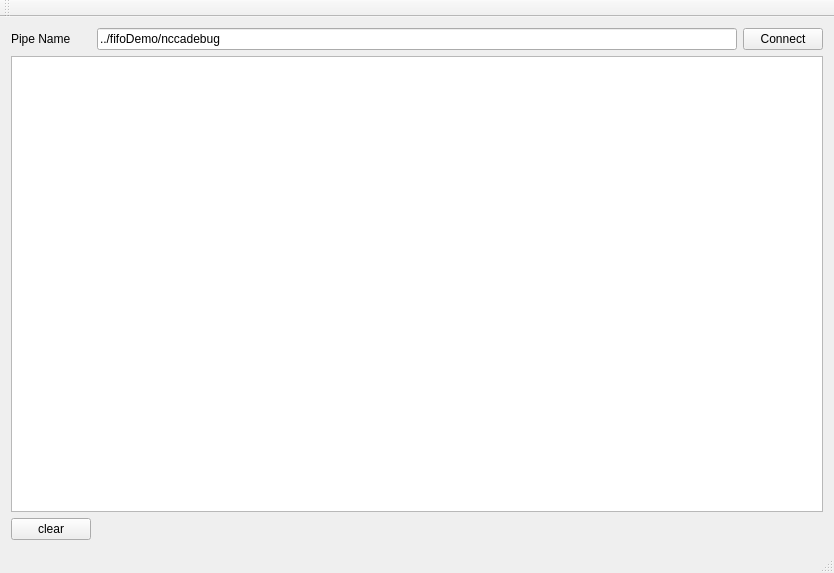
<?xml version="1.0" encoding="UTF-8"?>
<ui version="4.0">
 <class>MainWindow</class>
 <widget class="QMainWindow" name="MainWindow">
  <property name="geometry">
   <rect>
    <x>0</x>
    <y>0</y>
    <width>834</width>
    <height>573</height>
   </rect>
  </property>
  <property name="windowTitle">
   <string>MainWindow</string>
  </property>
  <widget class="QWidget" name="centralWidget">
   <layout class="QGridLayout" name="gridLayout">
    <item row="1" column="0" colspan="3">
     <widget class="QTextEdit" name="m_textEdit">
      <property name="readOnly">
       <bool>true</bool>
      </property>
     </widget>
    </item>
    <item row="0" column="1">
     <widget class="QLineEdit" name="m_pipeName">
      <property name="text">
       <string>../fifoDemo/nccadebug</string>
      </property>
      <property name="readOnly">
       <bool>false</bool>
      </property>
     </widget>
    </item>
    <item row="0" column="2">
     <widget class="QPushButton" name="m_connect">
      <property name="text">
       <string>Connect</string>
      </property>
     </widget>
    </item>
    <item row="0" column="0">
     <widget class="QLabel" name="label">
      <property name="text">
       <string>Pipe Name </string>
      </property>
     </widget>
    </item>
    <item row="2" column="0">
     <widget class="QPushButton" name="m_clear">
      <property name="text">
       <string>clear</string>
      </property>
     </widget>
    </item>
   </layout>
  </widget>
  <widget class="QMenuBar" name="menuBar">
   <property name="geometry">
    <rect>
     <x>0</x>
     <y>0</y>
     <width>834</width>
     <height>22</height>
    </rect>
   </property>
  </widget>
  <widget class="QToolBar" name="mainToolBar">
   <attribute name="toolBarArea">
    <enum>TopToolBarArea</enum>
   </attribute>
   <attribute name="toolBarBreak">
    <bool>false</bool>
   </attribute>
  </widget>
  <widget class="QStatusBar" name="statusBar"/>
 </widget>
 <layoutdefault spacing="6" margin="11"/>
 <resources/>
 <connections>
  <connection>
   <sender>m_clear</sender>
   <signal>clicked()</signal>
   <receiver>m_textEdit</receiver>
   <slot>clear()</slot>
   <hints>
    <hint type="sourcelabel">
     <x>56</x>
     <y>527</y>
    </hint>
    <hint type="destinationlabel">
     <x>102</x>
     <y>434</y>
    </hint>
   </hints>
  </connection>
 </connections>
</ui>
